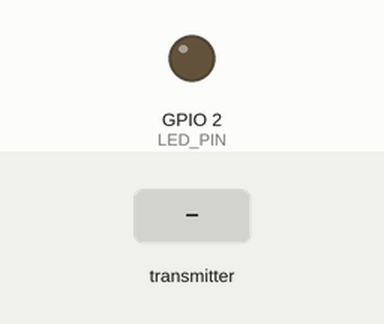
Bench run of a sketch on a simulated ESP32. Parts: output pins drawn as LEDs (lit = HIGH). Dashed ring = blinking. The test bench sets the inputs (shaded band). What the sketch prints to the serial monitor is not drawn.

Above: at 1.2 s.
1.3 s: the transmitter starts sending counter = 0
At 1.9 s:
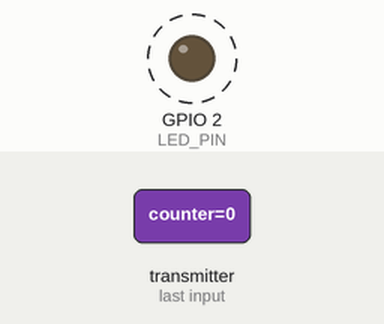
Timing chart, 0 to 8.8 s (numbered marks = the images above; inputs shaded):
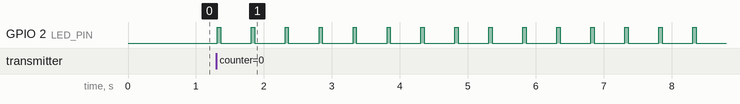

Measured:
- after the input at 1.3 s, GPIO 2 (LED_PIN): alternates HIGH for 0.05 s and LOW for 0.45 s, starting at once

The sketch:

08b_esp_now_receiver.ino
```cpp
/*
  08b — ESP-NOW Peer-to-Peer  |  RECEIVER (run on NodeMCU ESP32-S)
  ------------------------------------------------------------------
  Flash this on the NodeMCU ESP32-S FIRST.
  Open Serial Monitor → copy the MAC address it prints.
  Paste that MAC into the SENDER sketch (08a) before flashing the DevKit.

  On receiving a packet: prints all fields to Serial.
  LED on GPIO 2 blinks once per received packet (visual confirm).

  The data struct MUST match the sender exactly — same field names,
  same types, same order. If they differ, you'll get garbage data.
*/

#include <WiFi.h>
#include <esp_now.h>

#define LED_PIN 2

// Must be identical to the struct in the sender
typedef struct {
  uint32_t counter;
  float    temperature;
  char     message[32];
} SensorPacket;

SensorPacket incoming;

void onReceive(const esp_now_recv_info_t* info, const uint8_t* data, int len) {
  memcpy(&incoming, data, sizeof(incoming));

  // Blink LED to confirm packet received
  digitalWrite(LED_PIN, HIGH);
  delay(50);
  digitalWrite(LED_PIN, LOW);

  // Print sender MAC
  char senderMac[18];
  snprintf(senderMac, sizeof(senderMac), "%02X:%02X:%02X:%02X:%02X:%02X",
           info->src_addr[0], info->src_addr[1], info->src_addr[2],
           info->src_addr[3], info->src_addr[4], info->src_addr[5]);

  Serial.println("──────────────────────────────────");
  Serial.print("From        : "); Serial.println(senderMac);
  Serial.print("Counter     : "); Serial.println(incoming.counter);
  Serial.print("Temperature : "); Serial.print(incoming.temperature, 1); Serial.println(" °C");
  Serial.print("Message     : "); Serial.println(incoming.message);
  Serial.print("Packet size : "); Serial.print(len); Serial.println(" bytes");
}

void setup() {
  Serial.begin(115200);
  pinMode(LED_PIN, OUTPUT);

  WiFi.mode(WIFI_STA);
  WiFi.disconnect();

  Serial.println("ESP-NOW Receiver");
  Serial.println("──────────────────────────────────");
  Serial.print("My MAC (give this to sender): ");
  Serial.println(WiFi.macAddress());
  Serial.println("Waiting for packets...");

  if (esp_now_init() != ESP_OK) {
    Serial.println("[ERROR] ESP-NOW init failed");
    return;
  }

  esp_now_register_recv_cb(onReceive);
}

void loop() {
  // Nothing needed — onReceive fires automatically on incoming packets
}
```
